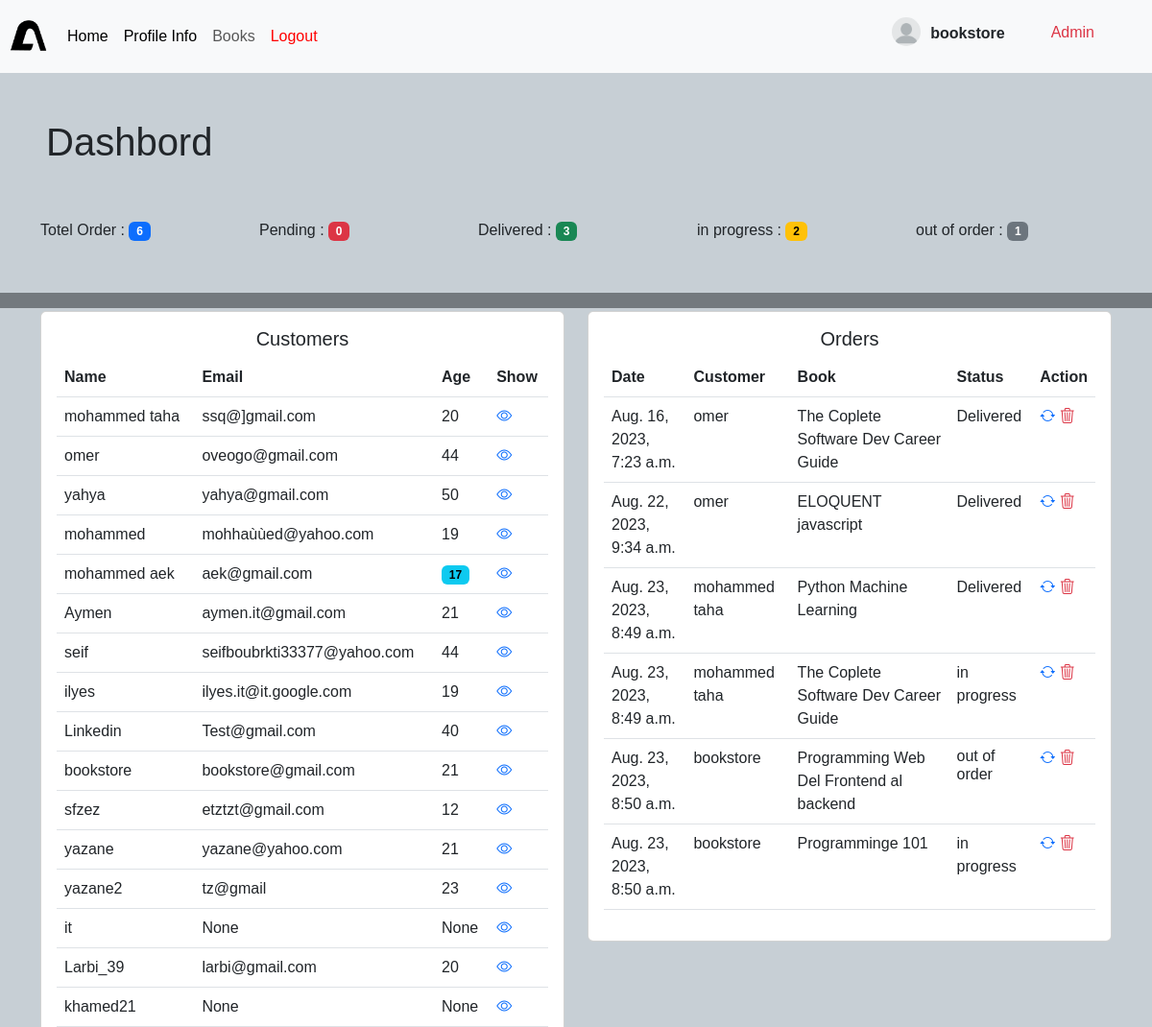
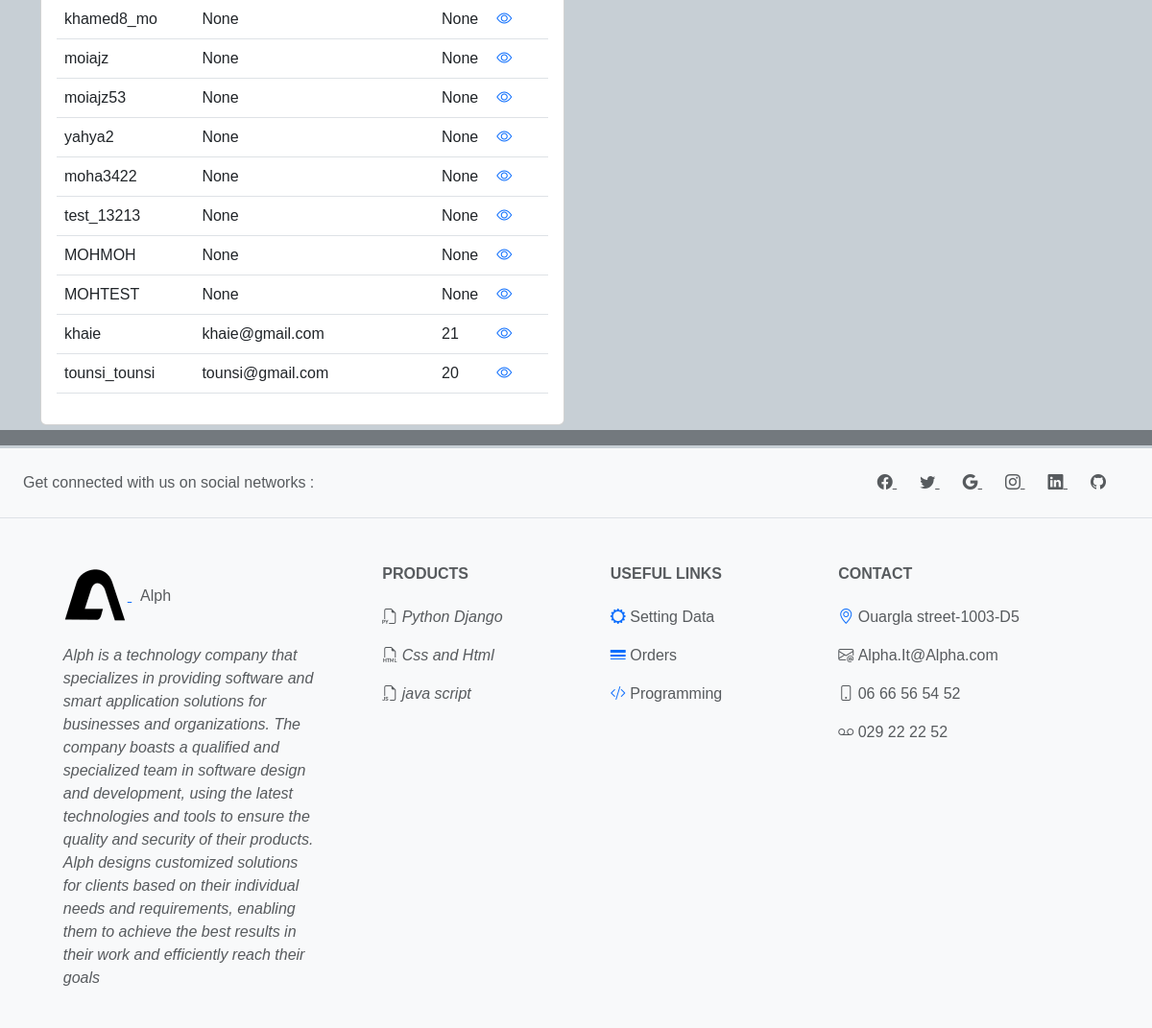
The app's page / (signed in) with its own data (2 pictures, top to bottom).
### bookstore/models.py (models this page shows)
class Customer(models.Model):
    user = models.OneToOneField(User, null=True , on_delete = models.CASCADE)
    name = models.CharField(max_length=190, null=True)
    email =  models.CharField(max_length=190, null=True)
    phone  =  models.CharField(max_length=190, null=True)
    age  =  models.CharField(max_length=190, null=True)
    avatar = models.ImageField(blank=True,null=True,default="user.png")
    date_created =models.DateTimeField(auto_now_add=True, null=True)
    def __str__(self):
        return self.name

class Order(models.Model):
    STATUS= (
        ('Pending','Pending'),
        ('Delivered','Delivered'),
        ('in progress','in progress'),
        ('out of order','out of order')
    )
    customer = models.ForeignKey(Customer, null=True, on_delete=models.SET_NULL)
    book = models.ForeignKey(Book, null=True, on_delete=models.SET_NULL)
    tags = models.ManyToManyField(Tag)
    date_created = models.DateTimeField(auto_now_add=True, null=True)
    status =  models.CharField(max_length=200, null=True,choices=STATUS)

class Book(models.Model):
    CATEGORY = (
        ('Physique','Physique'),
        ('Math','Math'),
        ('Science and Technology','Science and Technology'),
        ('Computer science','Computer science'),
        ('Artificial intelligence','Artificial intelligence'),
        ('Space science','Space science'),
        ('Programming','Programming')
    )
    name = models.CharField(max_length=190, null=True)
    author = models.CharField(max_length=190, null=True)
    price= models.FloatField(null=True)
    category = models. CharField(max_length=190, null=True, choices=CATEGORY)
    description = models.CharField(max_length=200, null=True)
    avatar = models.ImageField(blank=True,null=True,default="book-def.jpg") #,upload_to='static/images'
    tags = models.ManyToManyField(Tag)
    date_created = models.DateTimeField(auto_now_add=True, null=True)
    def __str__(self):
         return self.name

### bookstore/decorators.py (the view)
   def wrapper_func(request,*args,**Kwargs):
      group = None
      if  request.user.groups.exists():
         group = request.user.groups.all()[0].name
      if group =='admin':
         return view_func(request,*args,**Kwargs)
      if group =='customer':
         return redirect('user_profile')

### bookstore/views.py (called while the page is built)
@login_required(login_url='/login')  # login before acc in page home
@forAdmins
def home(request):
    customers =Customer.objects.all()
    orders=Order.objects.all()
    t_orders = orders.count()
    p_orders = orders.filter(status='Pending').count()
    d_orders = orders.filter(status='Delivered').count()
    in_orders = orders.filter(status='in progress').count()
    out_orders = orders.filter(status='out of order').count()
    context = {'customers': customers ,
               'orders': orders,
               't_orders': t_orders,
               'p_orders': p_orders,
               'd_orders': d_orders,
               'in_orders': in_orders,
               'out_orders': out_orders}
    return render(request,'bookstore/dashboard.html',context)

### bookstore/templates/bookstore/dashboard.html (shortened to what this page needs)
{% extends 'bookstore/main.html' %}
{% block conntnt %}
<h1 class="p-5">Dashbord </h1>
<div class="container pb-5">
  <div class="row">
    <div class="col">
      Totel Order : <span class="badge text-bg-primary">{{t_orders}}</span>
    </div>
    <div class="col">
      Pending : <span class="badge text-bg-danger">{{p_orders}}</span>
    </div>
    <div class="col">
      Delivered : <span class="badge text-bg-success">{{d_orders}}</span>
    </div>
    <div class="col">
      in progress : <span class="badge text-bg-warning">{{in_orders}}</span>
    </div>
    <div class="col">
      out of order : <span class="badge text-bg-secondary">{{out_orders}}</span>
    </div>
  </div>
</div>
<span class="placeholder col-12 bg-dark"></span>
<div class="container text-center">
    <div class="row">
      <div class="col">
         <div class="card" >
            <div class="card-body">
              <h5 class="card-title">Customers</h5>
              <table class="table">
                  <thead>
                     <tr>
                         <th scope="col">Name</th>
                          <th scope="col">Email</th>
                          <th scope="col">Age</th>
                          <th scope="col">Show </th>
                     </tr>
                  </thead>
                   <tbody>
                         {% for item in customers %}
                            <tr>
                              <td>{{item.name}}</td>
                              <td>{{item.email}}</td>
                              {% if item.age  == "15" or item.age  == "16" or item.age  == "17" or item.age  == "14" or item.age  == "13" %}
                                <td><span class="badge text-bg-info">{{item.age}}</span></td>
                              {% else %}
                                <td>{{item.age}}</td>
                              {% endif %}
                              <td><a  href="{% url 'customer' item.id %}"><i class="bi bi-eye"></i></a></td>
                           </tr>
                           {% endfor %}
                    </tbody>
              </table>
            </div>
          </div>
      </div>
      <div class="col">
         <div class="card" >
            <div class="card-body">
              <h5 class="card-title">Orders</h5>
              <table class="table">
                <thead>
                   <tr>
                        <th scope="col">Date</th>
                        <th scope="col">Customer</th>
                        <th scope="col">Book</th>
                        <th scope="col">Status</th>
                        <th scope="col">Action</th>
                   </tr>
                </thead>
                 <tbody>
                       {% for item in orders %}
                          <tr>
                            <td>{{item.date_created}}</td>
                            <td>{{item.customer}}</td>
                            <td>{{item.book}}</td>
                            {% if item.status == "out of order"%}
                                <td><h6>{{item.status}}</h6></td>
                            {% else %}
                                <td>{{item.status}}</td>
                            {% endif%}
                            <td>
                               <a  href="{% url 'update' item.id %}"><i class="bi bi-arrow-repeat"></i></a>
                               <a class="text-danger" href="{% url 'delete' item.id%}"><i class="bi bi-trash3"></i></a>
                            </td>
                         </tr>
                         {% endfor %}
                  </tbody>
            </table>
            </div>
          </div>
      </div>
    </div>
    </div>
{% endblock conntnt %}

### bookstore/templates/bookstore/main.html (shortened to what this page needs)
{% load static %}
<!DOCTYPE html>
<html>
<head>
<link href="https://cdn.jsdelivr.net/npm/bootstrap@5.3.0-alpha2/dist/css/bootstrap.min.css" rel="stylesheet">
<link rel="stylesheet" href="https://cdn.jsdelivr.net/npm/bootstrap-icons@1.10.3/font/bootstrap-icons.css">
<link rel="stylesheet" type="text/css" href=" {% static '/css/main.css' %}"  >
</head>
<body>
{% include 'bookstore/navbar.html' %}
{% block conntnt %}
{% endblock conntnt %}
{% include 'bookstore/footer.html' %}
</body>
</html>

### bookstore/templates/bookstore/navbar.html (shortened to what this page needs)
{% load static %}
<nav class="navbar navbar-expand-lg bg-body-tertiary" style="
   background-color: red ;
">
    <div>
      <a href="#" target="_blank" class="" style="margin-left:10px">
        <image src="{% static 'images/icons8-alpha-67.png' %}" width"40" height="40">
       </a>
    </div>
    <div class="container-fluid">
      <div class="collapse navbar-collapse" id="navbarSupportedContent">
        <ul class="navbar-nav me-auto mb-2 mb-lg-0">
          {% if request.user.is_staff%}
          <li class="nav-item">
            <a class="nav-link active" aria-current="page" href="{% url 'home'%}">Home</a>
          </li>
          {% endif %}
          <li class="nav-item">
            <a class="nav-link active" aria-current="page" href="{% url 'profile_info'%}">Profile Info</a>
          </li>
          <li class="nav-item">
            <a class="nav-link" href="{% url 'books'%}">Books</a>
          </li>
          <li class="nav-item">
            <a class="nav-link" href="{% url 'logout'%}" style="color:red">Logout</a>
          </li>
        </ul>
        <div style="display:flex;margin-bottom:20px ;margin-right:10px;margin-top:10px">
          {% if request.user.customer.avatar %}
          <img src="{{ request.user.customer.avatar.url }}" width="30" height="30" class="rounded-circle">
          {% else %}
          <img src="{% static 'images/user.png'%}" width="30" height="30" class="rounded-circle">
          {% endif %}
        </div>
        <div style="display:flex;">
            <p class="nav-link" href="#" style="color:#11334;margin-top:10px;font-weight: bold;" >{{request.user}}</p>
        </div>
        {% if request.user.is_staff%}
            <h5 class="text-danger mx-5 mt-0 fs-6">Admin</h5>
        {% endif %}
      </div>
    </div>
  </nav>

### bookstore/templates/bookstore/footer.html (shortened to what this page needs)
{%load static %}
<span class="placeholder col-12 bg-dark"></span>
<footer class="text-center text-lg-start bg-light text-muted">
    <section class="d-flex justify-content-center justify-content-lg-between p-4 border-bottom">
      <div class="me-5 d-none d-lg-block">
        <span> Get connected with us on social networks : </span>
      </div>
      <div>
        <a href="" class="me-4 text-reset">
          <i class="bi bi-facebook"></i>
        </a>
        <a href="" class="me-4 text-reset">
          <i class="bi bi-twitter"></i>
        </a>
        <a href="" class="me-4 text-reset">
          <i class="bi bi-google"></i>
        </a>
        <a href="" class="me-4 text-reset">
          <i class="bi bi-instagram"></i>
        </a>
        <a href="" class="me-4 text-reset">
          <i class="bi bi-linkedin"></i>
        </a>
        <a href="" class="me-4 text-reset">
          <i class="bi bi-github"></i>
        </a>
      </div>
    </section>
    <section class="">
      <div class="container text-center text-md-start mt-5">
        <div class="row mt-3">
          <div class="col-md-3 col-lg-4 col-xl-3 mx-auto mb-4">
            <p>
              <a href="#" >
                <image src="{% static 'images/icons8-alpha-67.png' %}">
               </a>&nbsp;&nbsp;Alph
              </p>
            <p class="fst-italic">
              Alph is a technology company that specializes in providing software and smart application solutions for businesses and organizations. The company boasts a qualified and specialized team in software design and development, using the latest technologies and tools to ensure the quality and security of their products. Alph designs customized solutions for clients based on their individual needs and requirements, enabling them to achieve the best results in their work and efficiently reach their goals
            </p>
          </div>
          <div class="col-md-2 col-lg-2 col-xl-2 mx-auto mb-4">
            <h6 class="text-uppercase fw-bold mb-4">
              Products
            </h6>
            <p>
              <i class="bi bi-filetype-py" >&nbsp;Python Django</i>
            </p>
            <p>
              <i class="bi bi-filetype-html">&nbsp;Css and  Html</i>
            </p>
            <p>
              <i class="bi bi-filetype-js">&nbsp;java script</i>
            </p>
          </div>
          <div class="col-md-3 col-lg-2 col-xl-2 mx-auto mb-4">
            <h6 class="text-uppercase fw-bold mb-4">
              Useful links
            </h6>
            <p>
              <a href="{% url 'admin'%}" target="_blank"><i class="bi bi-gear-wide"></i></a>
               Setting Data
            </p>
            <p><a href="{% url 'home'%}"><i class="bi bi-border-width"></i><a/> Orders</p>
            <p>
              <a href="#" target="_blank" ><i class="bi bi-code-slash"></i></a>
               Programming
            </p>
          </div>
          <div class="col-md-4 col-lg-3 col-xl-3 mx-auto mb-md-0 mb-4">
            <h6 class="text-uppercase fw-bold mb-4">Contact</h6>
            <p><a href="https://www.google.com/maps/search/%D9%88%D8%B1%D9%82%D9%84%D8%A9++%D8%AC%D8%A7%D9%83%D8%B9%D8%A9%E2%80%AD/@31.9464833,5.3418001,13z/data=!3m1!4b1" target="_blank"><i class="bi bi-geo-alt"></i><a/> Ouargla street-1003-D5</p>
            <p>
            <i class="bi bi-envelope-at pl-l"></i>&nbsp;Alpha.It@Alpha.com </p>
            <p><i class="bi bi-phone pl-1"></i>&nbsp;06 66 56 54 52</p>
            <p><i class="bi bi-voicemail pl-l"></i>&nbsp;029 22 22 52</p>
          </div>
        </div>
      </div>
    </section>
  </footer>

### static/css/main.css (style rules this page uses)
body { background-color: rgb(199, 207, 213); font-family: 'Yanone Kaffeesatz', sans-serif; }
nav { background-color: #494949; height: ; }
table { border-collapse: collapse; width: 100%; }
th, td { text-align: left; padding: 8px; }
th { background-color: #def643; }
tr:nth-child(even) { background-color: #f9f9f9; }

### records on screen
Customer: name "mohammed taha", email "ssq@]gmail.com", age "20"
Customer: name "omer", email "oveogo@gmail.com", age "44"
Customer: name "yahya", email "yahya@gmail.com", age "50"
Customer: name "mohammed", email "mohhaùùed@yahoo.com", age "19"
Customer: name "mohammed aek", email "aek@gmail.com", age "17"
Customer: name "Aymen", email "aymen.it@gmail.com", age "21"
Customer: name "seif", email "seifboubrkti33377@yahoo.com", age "44"
Customer: name "ilyes", email "ilyes.it@it.google.com", age "19"
Customer: name "Linkedin", email "Test@gmail.com", age "40"
Customer: name "bookstore", email "bookstore@gmail.com", age "21"
Customer: name "sfzez", email "etztzt@gmail.com", age "12"
Customer: name "yazane", email "yazane@yahoo.com", age "21"
Customer: name "yazane2", email "tz@gmail", age "23"
Customer: name "it", email "None", age "None"
Customer: name "Larbi_39", email "larbi@gmail.com", age "20"
Customer: name "khamed21", email "None", age "None"
Customer: name "khamed8_mo", email "None", age "None"
Customer: name "moiajz", email "None", age "None"
Customer: name "moiajz53", email "None", age "None"
Customer: name "yahya2", email "None", age "None"
Customer: name "moha3422", email "None", age "None"
Customer: name "test_13213", email "None", age "None"
Customer: name "MOHMOH", email "None", age "None"
Customer: name "MOHTEST", email "None", age "None"
Customer: name "khaie", email "khaie@gmail.com", age "21"
Customer: name "tounsi_tounsi", email "tounsi@gmail.com", age "20"
Order: date_created "Aug. 16, 2023, 7:23 a.m.", customer "omer", book "The Coplete Software Dev Career Guide", status "Delivered"
Order: date_created "Aug. 22, 2023, 9:34 a.m.", customer "omer", book "ELOQUENT javascript", status "Delivered"
Order: date_created "Aug. 23, 2023, 8:49 a.m.", customer "mohammed taha", book "Python Machine Learning", status "Delivered"
Order: date_created "Aug. 23, 2023, 8:49 a.m.", customer "mohammed taha", book "The Coplete Software Dev Career Guide", status "in progress"
Order: date_created "Aug. 23, 2023, 8:50 a.m.", customer "bookstore", book "Programming Web Del Frontend al backend", status "out of order"
Order: date_created "Aug. 23, 2023, 8:50 a.m.", customer "bookstore", book "Programminge 101", status "in progress"

### other values on screen
{{ request.user }} "bookstore"
{{ t_orders }} "6"
{{ p_orders }} "0"
{{ d_orders }} "3"
{{ in_orders }} "2"
{{ out_orders }} "1"
